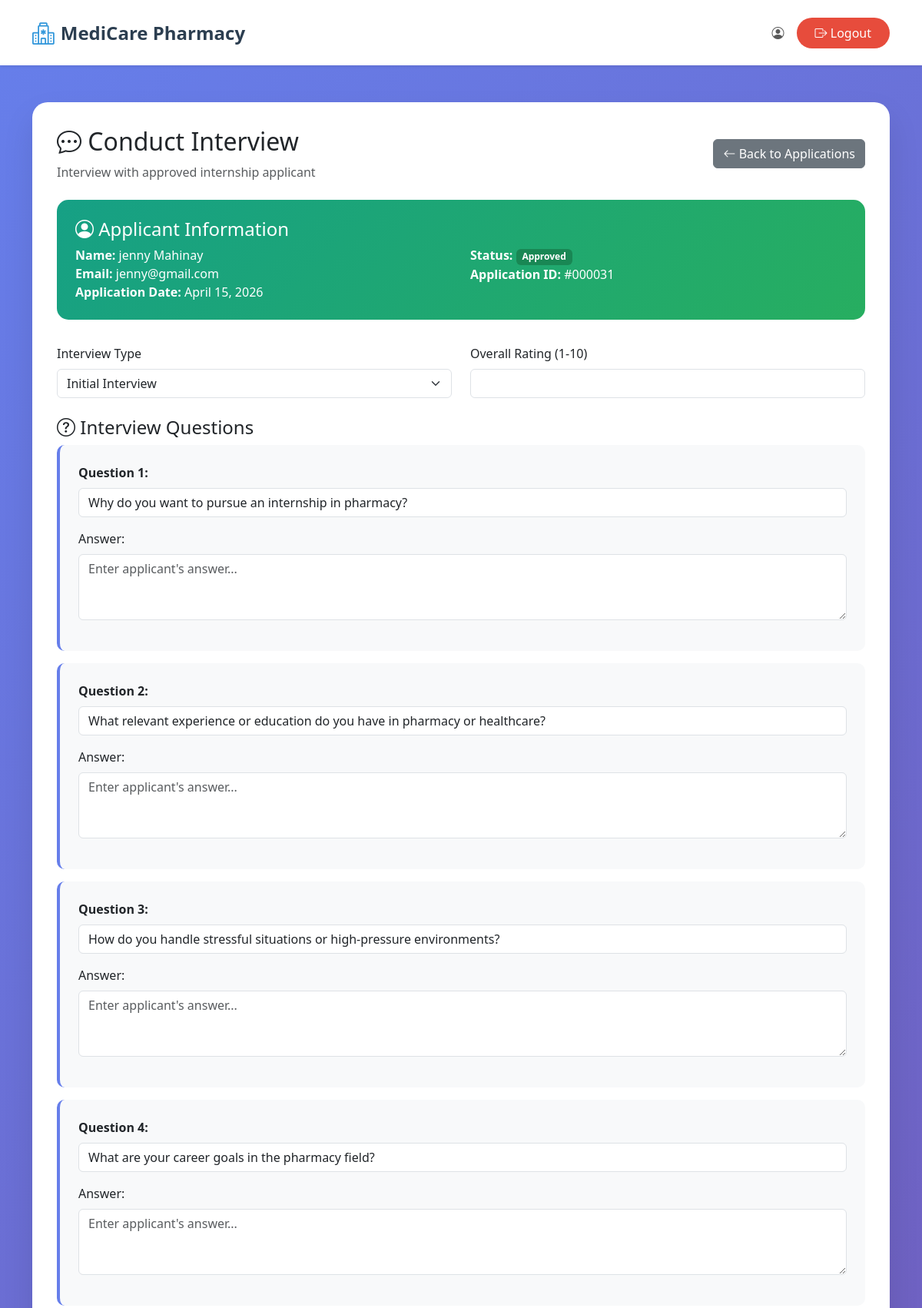
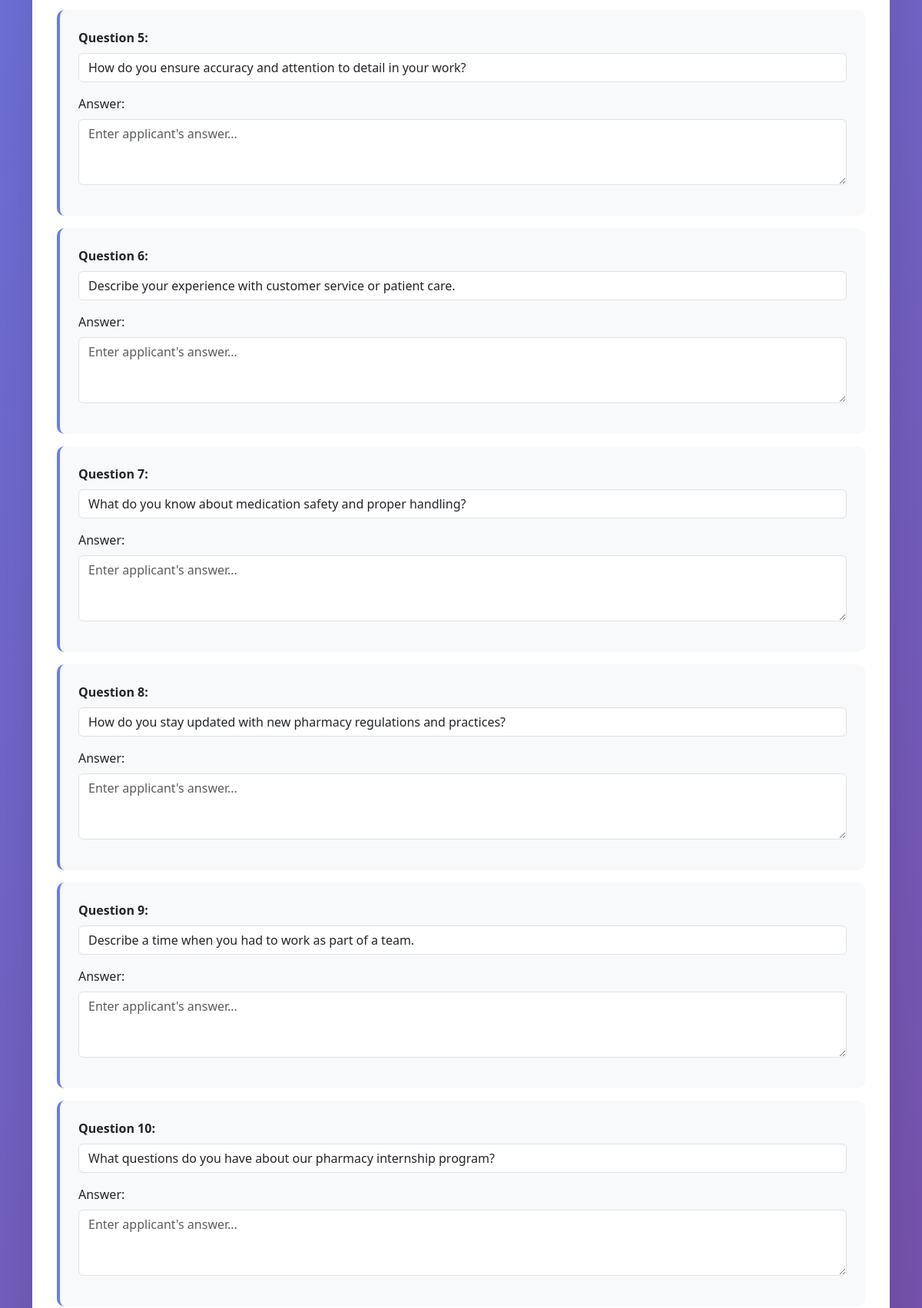
/Users/hr/conduct_interview.php?application_id=31 (signed in, upper part), run on the app's committed database (2 pictures, top to bottom).
### tables this page shows
CREATE TABLE `internship_records` (
  `id` int(11) NOT NULL,
  `user_id` int(11) NOT NULL,
  `first_name` varchar(255) NOT NULL,
  `last_name` varchar(255) NOT NULL,
  `date_of_birth` date DEFAULT NULL,
  `is_enrolled_higher_ed` tinyint(1) DEFAULT 0,
  `higher_ed_institution` varchar(255) DEFAULT NULL,
  `enrollment_certificate_path` varchar(255) DEFAULT NULL,
  `enrollment_certificate_status` enum('pending','valid','invalid') DEFAULT 'pending',
  `enrollment_certificate_remarks` text DEFAULT NULL,
  `is_enrolled_internship_subject` tinyint(1) DEFAULT 0,
  `is_at_least_18` tinyint(1) DEFAULT 0,
  `has_passed_pre_internship` tinyint(1) DEFAULT 0,
  `recommendation_letter_path` varchar(255) DEFAULT NULL,
  `recommendation_letter_status` enum('pending','valid','invalid') DEFAULT 'pending',
  `recommendation_letter_remarks` text DEFAULT NULL,
  `medical_certificate_submitted` tinyint(1) DEFAULT 0,
  `medical_certificate_path` varchar(255) DEFAULT NULL,
  `medical_certificate_status` enum('pending','valid','invalid') DEFAULT 'pending',
  `medical_certificate_remarks` text DEFAULT NULL,
  `parental_consent_submitted` tinyint(1) DEFAULT 0,
  `parental_consent_path` varchar(255) DEFAULT NULL,
  `parental_consent_status` enum('pending','valid','invalid') DEFAULT 'pending',
  `parental_consent_remarks` text DEFAULT NULL,
  `is_eligible` tinyint(1) DEFAULT 0,
  `application_status` enum('pending','submitted','under_review','approved','rejected') DEFAULT 'pending',
  `internship_start_date` date DEFAULT NULL,
  `internship_duration` varchar(100) DEFAULT NULL,
  `working_days` varchar(100) DEFAULT NULL,
  `working_hours` varchar(100) DEFAULT NULL,
  `special_instructions` text DEFAULT NULL,
  `pharmacy_name` varchar(255) DEFAULT NULL,
  `pharmacy_address` text DEFAULT NULL,
  `contact_person` varchar(255) DEFAULT NULL,
  `contact_number` varchar(50) DEFAULT NULL,
  `contact_email` varchar(255) DEFAULT NULL,
  `schedule_sent` tinyint(1) DEFAULT 0,
  `interview_scheduled` tinyint(1) DEFAULT 0,
  `interview_date` date DEFAULT NULL,
  `interview_time` time DEFAULT NULL,
  `interview_type` enum('personal','online') DEFAULT NULL,
  `interview_location` varchar(500) DEFAULT NULL,
  `interview_meeting_link` varchar(500) DEFAULT NULL,
  `interview_notes` text DEFAULT NULL,
  `created_at` timestamp NOT NULL DEFAULT current_timestamp(),
  `updated_at` timestamp NOT NULL DEFAULT current_timestamp() ON UPDATE current_timestamp()
);

CREATE TABLE `users` (
  `id` int(11) NOT NULL,
  `first_name` varchar(50) NOT NULL,
  `middle_name` varchar(50) DEFAULT NULL,
  `last_name` varchar(50) NOT NULL,
  `birth_date` date DEFAULT NULL,
  `phone_number` varchar(20) NOT NULL,
  `email` varchar(100) NOT NULL,
  `password` varchar(255) NOT NULL,
  `role_id` int(11) NOT NULL DEFAULT 4,
  `is_active` tinyint(1) NOT NULL DEFAULT 1,
  `created_at` timestamp NOT NULL DEFAULT current_timestamp(),
  `updated_at` timestamp NOT NULL DEFAULT current_timestamp() ON UPDATE current_timestamp()
);

### controllers/InternshipController.php (called while the page is built, shortened)
<?php
class InternshipController extends Controller {
    private $conn;
    public function __construct($db = null) {
        $this->conn = $db;
    }
    public function getApplicationDetails($application_id) {
        $sql = "SELECT ir.*, u.email, ir.created_at as application_date, ir.application_status as status
                FROM internship_records ir
                JOIN users u ON ir.user_id = u.id
                WHERE ir.id = ?";
        $stmt = $this->conn->prepare($sql);
        $stmt->bind_param("i", $application_id);
        $stmt->execute();
        return $stmt->get_result()->fetch_assoc();
    }
}

### Users/hr/conduct_interview.php (the view, shortened to what this page needs)
<?php
require_once '../../config.php';
require_once '../../controllers/InternshipController.php';
$full_name = $_SESSION['full_name'];
$application_id = $_GET['application_id'] ?? null;
$internshipController = new InternshipController($conn);
$application = $internshipController->getApplicationDetails($application_id);
$default_questions = [
    "Why do you want to pursue an internship in pharmacy?",
    "What relevant experience or education do you have in pharmacy or healthcare?",
    "How do you handle stressful situations or high-pressure environments?",
    "What are your career goals in the pharmacy field?",
    "How do you ensure accuracy and attention to detail in your work?",
    "Describe your experience with customer service or patient care.",
    "What do you know about medication safety and proper handling?",
    "How do you stay updated with new pharmacy regulations and practices?",
    "Describe a time when you had to work as part of a team.",
    "What questions do you have about our pharmacy internship program?"
];
?>
<!DOCTYPE html>
<html lang="en">
<head>
    <link href="https://cdn.jsdelivr.net/npm/bootstrap@5.3.0/dist/css/bootstrap.min.css" rel="stylesheet">
    <link rel="stylesheet" href="https://cdn.jsdelivr.net/npm/bootstrap-icons@1.11.0/font/bootstrap-icons.css">
    <link rel="stylesheet" href="../../style.css">
</head>
<body>
    <nav class="navbar navbar-expand-lg navbar-light bg-white shadow-sm">
        <div class="container">
            <a class="navbar-brand" href="dashboard.php">
                <i class="bi bi-hospital"></i> MediCare Pharmacy
            </a>
            <div class="navbar-nav ms-auto">
                <span class="navbar-text me-3">
                    <i class="bi bi-person-circle"></i> <?php echo htmlspecialchars($full_name); ?>
                </span>
                <a href="../logout.php" class="btn btn-logout">
                    <i class="bi bi-box-arrow-right"></i> Logout
                </a>
            </div>
        </div>
    </nav>
    <div class="interview-container">
        <div class="container">
            <div class="interview-card">
                <div class="d-flex justify-content-between align-items-center mb-4">
                    <div>
                        <h2><i class="bi bi-chat-dots"></i> Conduct Interview</h2>
                        <p class="text-muted mb-0">Interview with approved internship applicant</p>
                    </div>
                    <a href="internship_applications.php" class="btn btn-secondary">
                        <i class="bi bi-arrow-left"></i> Back to Applications
                    </a>
                </div>
                <div class="applicant-info">
                    <h4><i class="bi bi-person-circle"></i> Applicant Information</h4>
                    <div class="row">
                        <div class="col-md-6">
                            <strong>Name:</strong> <?php echo htmlspecialchars($application['first_name'] . ' ' . $application['last_name']); ?><br>
                            <strong>Email:</strong> <?php echo htmlspecialchars($application['email']); ?><br>
                            <strong>Application Date:</strong> <?php echo date('F d, Y', strtotime($application['application_date'])); ?>
                        </div>
                        <div class="col-md-6">
                            <strong>Status:</strong> <span class="badge bg-success">Approved</span><br>
                            <strong>Application ID:</strong> #<?php echo str_pad($application['id'], 6, '0', STR_PAD_LEFT); ?>
                        </div>
                    </div>
                </div>
                <form method="POST" id="interviewForm">
                    <div class="row mb-4">
                        <div class="col-md-6">
                            <label for="interview_type" class="form-label">Interview Type</label>
                            <select class="form-select" id="interview_type" name="interview_type" required>
                                <option value="Initial Interview">Initial Interview</option>
                            </select>
                        </div>
                        <div class="col-md-6">
                            <label for="rating" class="form-label">Overall Rating (1-10)</label>
                            <input type="number" class="form-control" id="rating" name="rating" min="1" max="10" required>
                        </div>
                    </div>
                    <h4><i class="bi bi-question-circle"></i> Interview Questions</h4>
                    <div id="questionsContainer">
                        <?php foreach ($default_questions as $index => $question): ?>
                            <div class="question-card">
                                <div class="mb-3">
                                    <label class="form-label"><strong>Question <?php echo $index + 1; ?>:</strong></label>
                                    <input type="text" class="form-control" name="questions[]" value="<?php echo htmlspecialchars($question); ?>" readonly>
                                </div>
                                <div class="mb-3">
                                    <label class="form-label">Answer:</label>
                                    <textarea class="form-control" name="answers[]" rows="3" placeholder="Enter applicant's answer..."></textarea>
                                </div>
                            </div>
                        <?php endforeach; ?>
                    </div>
                </form>
            </div>
        </div>
    </div>
</body>
</html>

### style.css (style rules this page uses)
* { margin: 0; padding: 0; box-sizing: border-box; }
body { font-family: 'Segoe UI', Tahoma, Geneva, Verdana, sans-serif; overflow-x: hidden; }
.navbar { background-color: rgba(255, 255, 255, 0.95); backdrop-filter: blur(10px); box-shadow: 0 2px 10px rgba(0, 0, 0, 0.1); padding: 1rem 0; z-index: 1000; }
.navbar-brand { font-weight: bold; font-size: 1.5rem; color: #2c3e50 !important; display: flex; align-items: center; gap: 0.5rem; }
.navbar-brand i { color: #3498db; font-size: 1.8rem; }

### Users/hr/conduct_interview.php (style rules this page uses)
.interview-container { min-height: 100vh; background: linear-gradient(135deg, #667eea 0%, #764ba2 100%); padding: 2rem 0; }
.interview-card { background: white; border-radius: 20px; box-shadow: 0 20px 40px rgba(0, 0, 0, 0.1); padding: 2rem; margin: 1rem 0; }
.applicant-info { background: linear-gradient(135deg, #16a085 0%, #27ae60 100%); color: white; padding: 1.5rem; border-radius: 15px; margin-bottom: 2rem; }
.question-card { background: #f8f9fa; border-radius: 10px; padding: 1.5rem; margin-bottom: 1rem; border-left: 4px solid #667eea; }
.btn-logout { background: #e74c3c; color: white; border: none; border-radius: 25px; padding: 0.5rem 1.5rem; transition: all 0.3s ease; }

### data on the page
internship_records: first_name+last_name "jenny Mahinay", user.email "jenny@gmail.com", created_at "April 15, 2026", id "000031"
